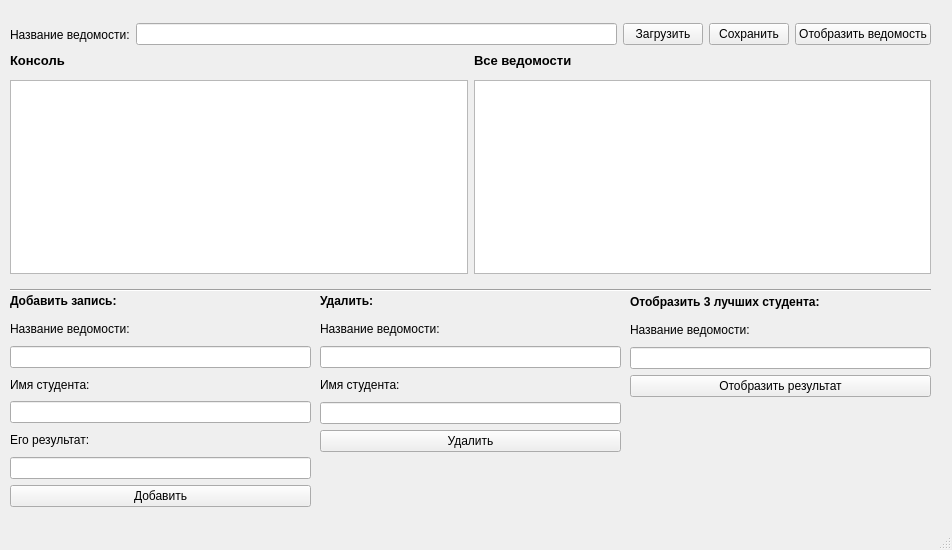
<?xml version="1.0" encoding="UTF-8"?>
<ui version="4.0">
 <class>MainWindow</class>
 <widget class="QMainWindow" name="MainWindow">
  <property name="geometry">
   <rect>
    <x>0</x>
    <y>0</y>
    <width>952</width>
    <height>550</height>
   </rect>
  </property>
  <property name="windowTitle">
   <string>MainWindow</string>
  </property>
  <widget class="QWidget" name="centralwidget">
   <widget class="QWidget" name="layoutWidget">
    <property name="geometry">
     <rect>
      <x>10</x>
      <y>290</y>
      <width>301</width>
      <height>217</height>
     </rect>
    </property>
    <layout class="QVBoxLayout" name="add_layout">
     <item>
      <widget class="QLabel" name="label_6">
       <property name="font">
        <font>
         <family>Arial</family>
         <pointsize>9</pointsize>
         <weight>75</weight>
         <bold>true</bold>
        </font>
       </property>
       <property name="text">
        <string>Добавить запись:</string>
       </property>
      </widget>
     </item>
     <item>
      <widget class="QLabel" name="label_11">
       <property name="font">
        <font>
         <family>Arial</family>
         <pointsize>9</pointsize>
        </font>
       </property>
       <property name="text">
        <string>Название ведомости:</string>
       </property>
      </widget>
     </item>
     <item>
      <widget class="QLineEdit" name="lineEdit_name_map_add"/>
     </item>
     <item>
      <widget class="QLabel" name="label_7">
       <property name="font">
        <font>
         <family>Arial</family>
         <pointsize>9</pointsize>
        </font>
       </property>
       <property name="text">
        <string>Имя студента:</string>
       </property>
      </widget>
     </item>
     <item>
      <widget class="QLineEdit" name="lineEdit_student"/>
     </item>
     <item>
      <widget class="QLabel" name="label_8">
       <property name="font">
        <font>
         <family>Arial</family>
         <pointsize>9</pointsize>
        </font>
       </property>
       <property name="text">
        <string>Его результат:</string>
       </property>
      </widget>
     </item>
     <item>
      <widget class="QLineEdit" name="lineEdit_value"/>
     </item>
     <item>
      <widget class="QPushButton" name="pushButton_add">
       <property name="text">
        <string>Добавить</string>
       </property>
      </widget>
     </item>
    </layout>
   </widget>
   <widget class="QWidget" name="layoutWidget">
    <property name="geometry">
     <rect>
      <x>630</x>
      <y>290</y>
      <width>301</width>
      <height>107</height>
     </rect>
    </property>
    <layout class="QVBoxLayout" name="best_3_layout">
     <item>
      <widget class="QLabel" name="label_12">
       <property name="font">
        <font>
         <family>Arial</family>
         <pointsize>9</pointsize>
         <weight>75</weight>
         <bold>true</bold>
        </font>
       </property>
       <property name="text">
        <string>Отобразить 3 лучших студента:</string>
       </property>
      </widget>
     </item>
     <item>
      <widget class="QLabel" name="label_13">
       <property name="font">
        <font>
         <family>Arial</family>
         <pointsize>9</pointsize>
        </font>
       </property>
       <property name="text">
        <string>Название ведомости:</string>
       </property>
      </widget>
     </item>
     <item>
      <widget class="QLineEdit" name="lineEdit_name_map_best"/>
     </item>
     <item>
      <widget class="QPushButton" name="pushButton_result_best">
       <property name="text">
        <string>Отобразить результат</string>
       </property>
      </widget>
     </item>
    </layout>
   </widget>
   <widget class="QWidget" name="layoutWidget">
    <property name="geometry">
     <rect>
      <x>320</x>
      <y>290</y>
      <width>301</width>
      <height>162</height>
     </rect>
    </property>
    <layout class="QVBoxLayout" name="delete_layout">
     <item>
      <widget class="QLabel" name="label_9">
       <property name="font">
        <font>
         <family>Arial</family>
         <pointsize>9</pointsize>
         <weight>75</weight>
         <bold>true</bold>
        </font>
       </property>
       <property name="text">
        <string>Удалить:</string>
       </property>
      </widget>
     </item>
     <item>
      <widget class="QLabel" name="label_14">
       <property name="font">
        <font>
         <family>Arial</family>
         <pointsize>9</pointsize>
        </font>
       </property>
       <property name="text">
        <string>Название ведомости:</string>
       </property>
      </widget>
     </item>
     <item>
      <widget class="QLineEdit" name="lineEdit_name_map_del"/>
     </item>
     <item>
      <widget class="QLabel" name="label_10">
       <property name="font">
        <font>
         <family>Arial</family>
         <pointsize>9</pointsize>
        </font>
       </property>
       <property name="text">
        <string>Имя студента:</string>
       </property>
      </widget>
     </item>
     <item>
      <widget class="QLineEdit" name="lineEdit_student_2"/>
     </item>
     <item>
      <widget class="QPushButton" name="pushButton_delete">
       <property name="text">
        <string>Удалить</string>
       </property>
      </widget>
     </item>
    </layout>
   </widget>
   <widget class="Line" name="line">
    <property name="geometry">
     <rect>
      <x>10</x>
      <y>280</y>
      <width>921</width>
      <height>20</height>
     </rect>
    </property>
    <property name="orientation">
     <enum>Qt::Horizontal</enum>
    </property>
   </widget>
   <widget class="QWidget" name="layoutWidget">
    <property name="geometry">
     <rect>
      <x>10</x>
      <y>20</y>
      <width>921</width>
      <height>29</height>
     </rect>
    </property>
    <layout class="QHBoxLayout" name="horizontalLayout_3">
     <item>
      <widget class="QLabel" name="label_4">
       <property name="font">
        <font>
         <family>Arial</family>
         <pointsize>9</pointsize>
        </font>
       </property>
       <property name="text">
        <string>Название ведомости:</string>
       </property>
      </widget>
     </item>
     <item>
      <widget class="QLineEdit" name="lineEdit_name_map"/>
     </item>
     <item>
      <layout class="QHBoxLayout" name="horizontalLayout_2">
       <item>
        <widget class="QPushButton" name="pushButton_load">
         <property name="enabled">
          <bool>true</bool>
         </property>
         <property name="mouseTracking">
          <bool>false</bool>
         </property>
         <property name="text">
          <string>Загрузить</string>
         </property>
         <property name="default">
          <bool>false</bool>
         </property>
        </widget>
       </item>
       <item>
        <widget class="QPushButton" name="pushButton_save">
         <property name="text">
          <string>Сохранить</string>
         </property>
        </widget>
       </item>
       <item>
        <widget class="QPushButton" name="pushButton_result">
         <property name="text">
          <string>Отобразить ведомость</string>
         </property>
        </widget>
       </item>
      </layout>
     </item>
    </layout>
   </widget>
   <widget class="QWidget" name="layoutWidget">
    <property name="geometry">
     <rect>
      <x>10</x>
      <y>50</y>
      <width>921</width>
      <height>21</height>
     </rect>
    </property>
    <layout class="QHBoxLayout" name="horizontalLayout">
     <item>
      <widget class="QLabel" name="label_2">
       <property name="font">
        <font>
         <family>Arial</family>
         <pointsize>10</pointsize>
         <weight>75</weight>
         <bold>true</bold>
        </font>
       </property>
       <property name="text">
        <string>Консоль</string>
       </property>
      </widget>
     </item>
     <item>
      <widget class="QLabel" name="label">
       <property name="font">
        <font>
         <family>Arial</family>
         <pointsize>10</pointsize>
         <weight>75</weight>
         <bold>true</bold>
        </font>
       </property>
       <property name="text">
        <string>Все ведомости</string>
       </property>
      </widget>
     </item>
    </layout>
   </widget>
   <widget class="QWidget" name="layoutWidget">
    <property name="geometry">
     <rect>
      <x>10</x>
      <y>80</y>
      <width>921</width>
      <height>194</height>
     </rect>
    </property>
    <layout class="QHBoxLayout" name="horizontalLayout_4">
     <item>
      <widget class="QTextBrowser" name="textBrowser_console"/>
     </item>
     <item>
      <widget class="QTextBrowser" name="textBrowser_all_map"/>
     </item>
    </layout>
   </widget>
  </widget>
  <widget class="QStatusBar" name="statusbar"/>
 </widget>
 <resources/>
 <connections/>
</ui>
